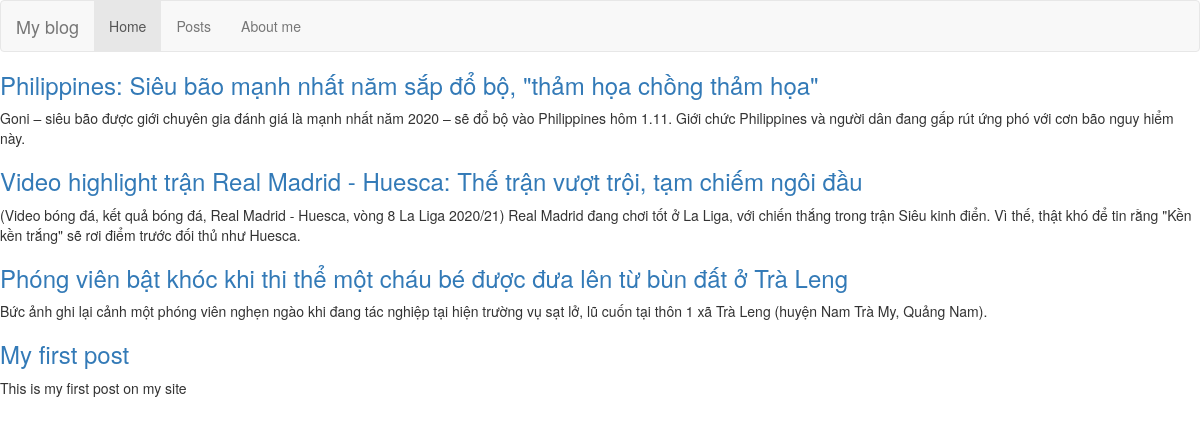
The page / on the database its author committed.
### blog/models.py (models this page shows, shortened)
class Post(models.Model):
    title = models.CharField(max_length=255)
    slug = models.SlugField(max_length=255, unique=True)
    summary = models.CharField(max_length=511)
    content = models.TextField()
    published = models.BooleanField(default=True)
    created = models.DateTimeField(auto_now_add=True)
    class Meta:
        ordering = ['-created']

### blog/views.py (the view)
# urls.py: path('', blog_views.index),
def index(request):
    posts = Post.objects.all()
    return render(request, 'index.html', {"posts": posts})

### blog/templates/index.html
{% extends 'base.html' %}
{% block content %}
    {% for post in posts %}
        <div>
            <h3><a href="/post/{{ post.slug }}">{{ post.title }}</a></h3>
            <p>{{ post.summary }}</p>
        </div>
    {% endfor %}
{% endblock %}

### blog/templates/base.html (shortened to what this page needs)
<!DOCTYPE html>
<html lang="en">
<head>
    {% load bootstrap3 %}
    {% bootstrap_css %}
    {% load static %}
    <link rel="stylesheet" href="{% static 'css/style.css' %}" type="text/css">
</head>
<body>
    <nav class="navbar navbar-default">
      <div class="container-fluid">
        <div class="navbar-header">
          <a class="navbar-brand" href="#">My blog</a>
        </div>
        <div class="collapse navbar-collapse" id="bs-example-navbar-collapse-1">
          <ul class="nav navbar-nav">
            <li class="active"><a href="#">Home <span class="sr-only">(current)</span></a></li>
            <li><a href="#">Posts</a></li>
            <li><a href="#">About me</a></li>
          </ul>
        </div>
      </div>
    </nav>
    <div id="content">
        {% block content %}This is a fallback text{% endblock %}
    </div>
</body>
</html>

### rows shown on the page
Post: title "Philippines: Siêu bão mạnh nhất năm sắp đổ bộ, \"thảm họa chồng thảm họa\"", summary "Goni – siêu bão được giới chuyên gia đánh giá là mạnh nhất năm 2020 – sẽ đổ bộ vào Philippines hôm 1.11. Giới chức Philippines và người dân đang gấp rút ứng phó với cơn bão nguy hiểm này."
Post: title "Video highlight trận Real Madrid - Huesca: Thế trận vượt trội, tạm chiếm ngôi đầu", summary "(Video bóng đá, kết quả bóng đá, Real Madrid - Huesca, vòng 8 La Liga 2020/21) Real Madrid đang chơi tốt ở La Liga, với chiến thắng trong trận Siêu kinh điển. Vì thế, thật khó để tin rằng \"Kền kền trắng\" sẽ rơi điểm trước đối thủ như Huesca."
Post: title "Phóng viên bật khóc khi thi thể một cháu bé được đưa lên từ bùn đất ở Trà Leng", summary "Bức ảnh ghi lại cảnh một phóng viên nghẹn ngào khi đang tác nghiệp tại hiện trường vụ sạt lở, lũ cuốn tại thôn 1 xã Trà Leng (huyện Nam Trà My, Quảng Nam)."
Post: title "My first post", summary "This is my first post on my site"
